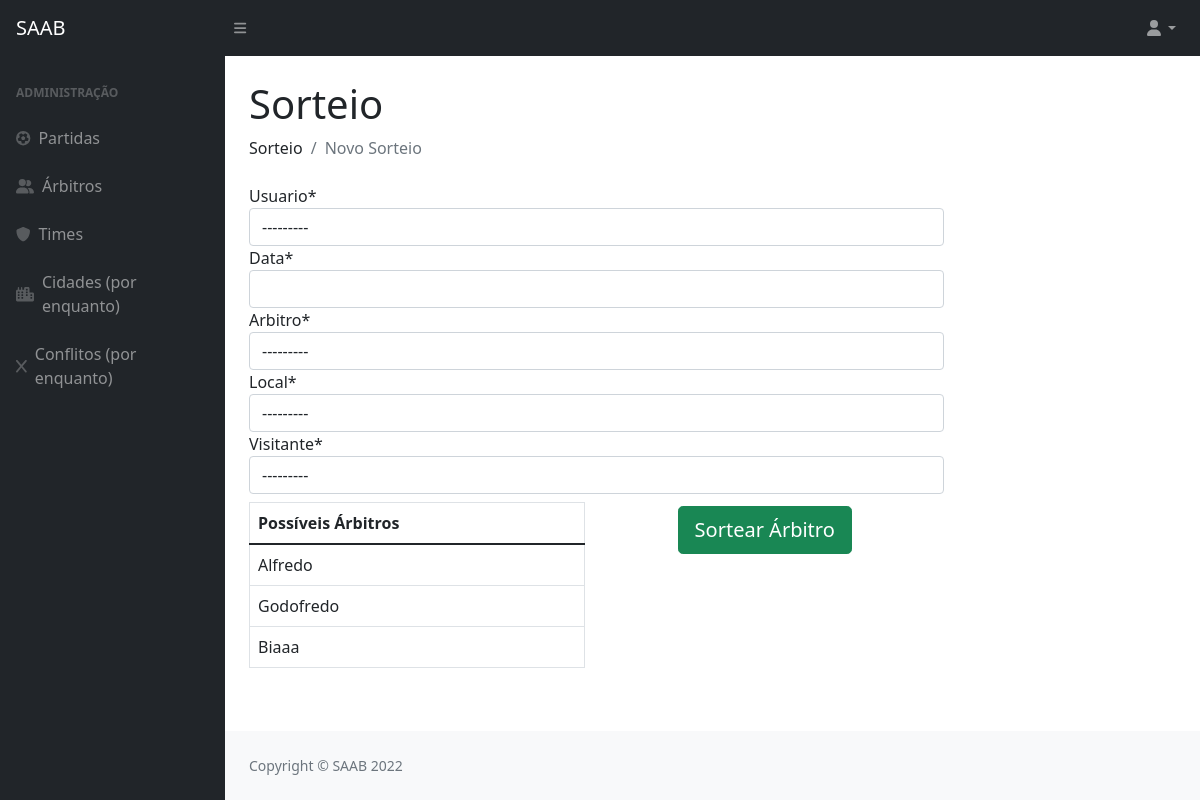
/sorteio/, run on the app's committed database.
### privado/models.py (models this page shows)
class Arbitro(models.Model):
    codigo = models.AutoField(primary_key=True)
    datanasc = models.DateField()
    cidade = models.ForeignKey(Cidade, on_delete=models.CASCADE)
    nome = models.CharField(max_length=100)
    formafisica = models.BooleanField()
    def __str__(self):
        return (self.nome)

### privado/views.py (the view)
# urls.py: path('sorteio/', sorteio, name="url_sorteio"),
def sorteio(request):
    formPartida = PartidaForm(request.POST or None)
    arbt = Arbitro.objects.all()
    if formPartida.is_valid() :
        formPartida.save()
        return redirect("")
    pacote = {"formPartida": formPartida, "arbitros": arbt}
    return render(request, "SAAB/sorteio.html", pacote)

### privado/form.py
class PartidaForm(ModelForm):
    class Meta:
        model = Partida
        fields = ["usuario", "data", "arbitro", "local", "visitante"]

### privado/models.py (called while the page is built)
    def __str__(self):
        return (self.username)

    def __str__(self):
        return (self.nome)

### privado/templates/SAAB/sorteio.html (shortened to what this page needs)
{% extends 'SAAB/layout.html' %}
{% block conteudo %}
{% load static %}
{% load crispy_forms_tags %}
<!DOCTYPE html>
<html>
    <head>
    </head>
    <body>
        <h1 class="mt-4">Sorteio</h1>
        <ol class="breadcrumb mb-4">
            <li class="breadcrumb-item">Sorteio</li>
            <li class="breadcrumb-item active">Novo Sorteio</li>
        </ol>
        <form method="post" class="w-75">
            {{ formPartida|crispy }}
            <div class="w-100 container mt-2">
                <div class="row">
                    <table class="table table-bordered col-sm">
                        <thead>
                            <tr>
                                <th>Possíveis Árbitros</th>
                            </tr>
                        </thead>
                        {% for i in arbitros %}
                            <tr>
                                <td>{{ i.nome }}</td>
                            </tr>
                        {% endfor %}
                    </table>
                    <div class="col-sm text-center"><button type="submit" class="mt-1 btn btn-success btn-lg">Sortear Árbitro</button></div>
                </div>
            </div>
        </form>
    </body>
</html>
{% endblock %}

### data on the page
Arbitro: nome "Alfredo"
Arbitro: nome "Godofredo"
Arbitro: nome "Biaaa"
